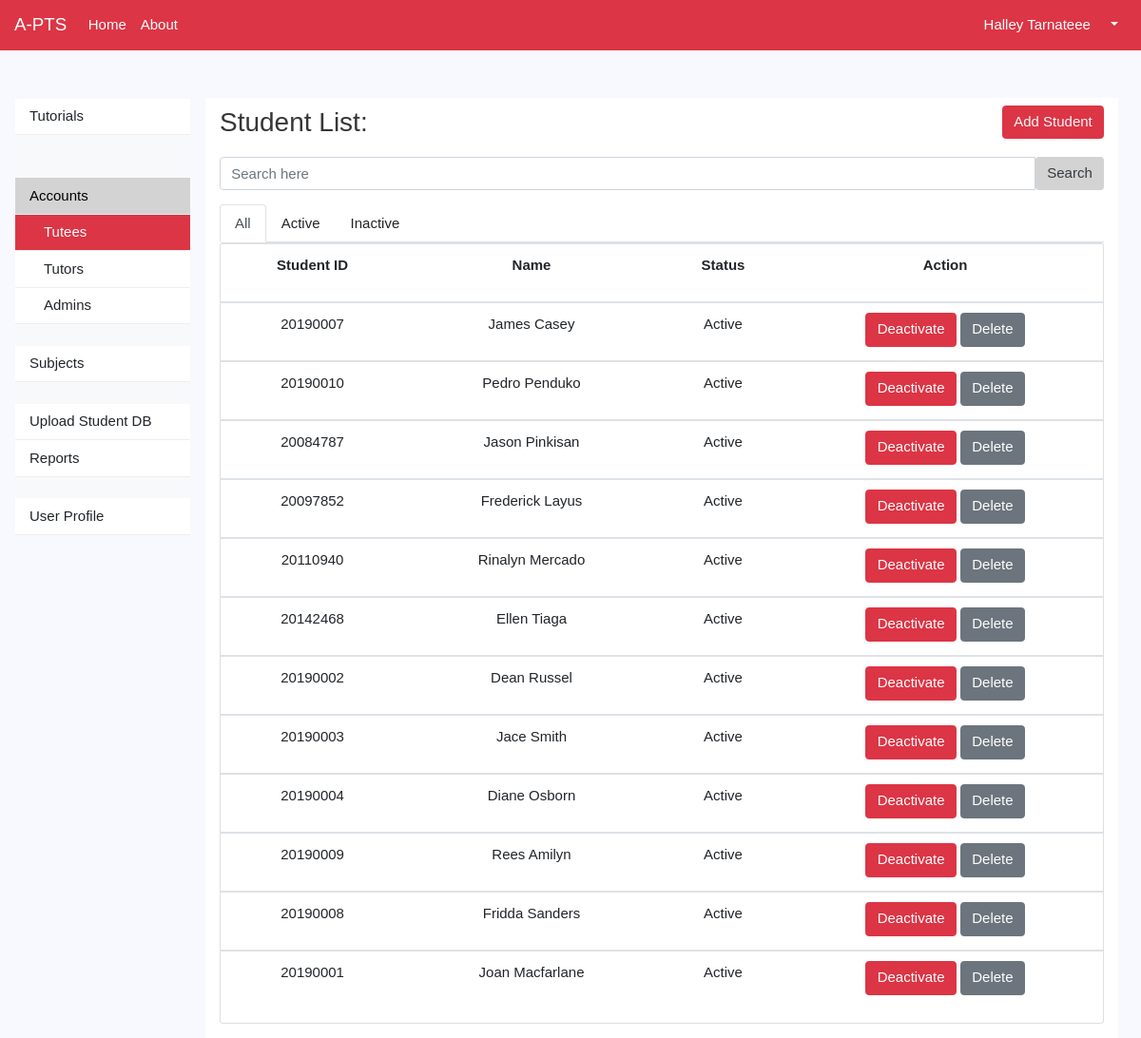
The app's page /admin/tutees.php (signed in) with its own data.
### tables this page shows
CREATE TABLE `accounts` (
  `acctId` int(11) NOT NULL,
  `userId` int(50) NOT NULL,
  `fname` varchar(50) NOT NULL,
  `mname` varchar(50) NOT NULL,
  `lname` varchar(50) NOT NULL,
  `contact` varchar(50) NOT NULL,
  `usertype` varchar(100) NOT NULL DEFAULT 'Student',
  `status` varchar(30) NOT NULL DEFAULT 'Active',
  `password` varchar(150) NOT NULL,
  `email` varchar(150) NOT NULL,
  `lastLogin` date DEFAULT NULL,
  `expDate` date NOT NULL,
  `firstLogin` tinyint(1) NOT NULL
);

### classes/account.php (called while the page is built, shortened)
<?php
class Account{
	public $userId;
	private $conn;
	function __construct($db){
		$this->conn = $db;
	}
	function readOneAccount(){
		$query = "SELECT * FROM accounts WHERE userId=?";
		$stmt = $this->conn->prepare($query);
		$stmt->bindparam(1, $this->userId);
		$stmt->execute();
		$row = $stmt->fetch(PDO::FETCH_ASSOC);
		$this->fname = $row['fname'];
		$this->lname = $row['lname'];
	}
	function viewTuteesAll(){
		$query = "SELECT * FROM accounts WHERE usertype='Student'";
		$stmt = $this->conn->prepare($query);
		$stmt->execute();
		return $stmt;
	}
}

### admin/viewtutees_all.php (the view, shortened to what this page needs)
<?php
include_once 'headeradmin.php';
include_once '../classes/account.php';
$database = new Database();
$db = $database->getConnection();
$account = new Account($db);
$stmt = $account->viewTuteesAll();
echo"
  <style>
  	tbody tr:hover p{ }
  	tbody tr:hover{cursor:pointer;}
  </style>
  <body>
  	<div class='card' style='max-width: 100%; margin:0; margin-bottom:15px;>
<form method='POST'>
	  						<table class='table table-hover'>
								 <thead>
								 	<tr>
								 		<th scope='col'><p class='text-center'>Student ID</p></th>
								 		<th scope='col'><p class='text-center'>Name</p></th>
								 		<th scope='col'><p class='text-center'>Status</p></th>
								 		<th scope='col'><p class='text-center'>Action</p></th>
								 	</tr>
								 </thead>
								<tbody>";
									if(isset($_POST['search'])){
								  	if($account->searchTutees($_POST['search'])->rowCount()>0){
  									$srch = $account->searchTutees($_POST['search']);
  									while($row=$srch->fetch(PDO::FETCH_ASSOC)){
    								extract($row);
								    echo"
									<tr onclick=\"window.location='viewoneaccount.php?userId={$userId}&loc=1';\">
									<td><p class='text-center'>{$userId}</p></td>
									<td><p class='text-center'>{$fname} {$lname}</p></td>
									<td><p class='text-center'>{$status}</p></td>
									<td style='padding: 5px 0;' >
										<div class='text-center' style='margin:0; padding: 5px 0;'>";
										if($status == 'Active'){
											echo "<a href='changestat.php?status={$status}&userId={$userId}' class='btn btn-danger'>Deactivate</a>";
										}else{
											echo "<a href='changestat.php?status={$status}&userId={$userId}' class='btn btn-danger'>Activate</a>";
										}
										echo " <a href='deleteaccount.php?userId={$userId}&loc=1' class='btn btn-secondary' onclick='event.stopPropagation(); return confirm(\"Are you sure?\\nIf this student is a tutor, he/she will be removed from that list as well.\"); '>Delete</a>
										</div>
									</td>
									</tr>";
  }
}								elseif(isset($_POST['search']) && $account->searchTutees($_POST['search'])->rowCount()<1){
									echo
										"
										<tr>
											<td class='text-center' colspan='4'>Nothing to show.</td>
										</tr>
										";
}}
								elseif(($stmt->rowCount())>0){
  									while ($row = $stmt->fetch(PDO::FETCH_ASSOC)){
									extract($row);
									echo"
									<tr onclick=\"window.location='viewoneaccount.php?userId={$userId}&loc=1';\">
									<td><p class='text-center'>{$userId}</p></td>
									<td><p class='text-center'>{$fname} {$lname}</p></td>
									<td><p class='text-center'>{$status}</p></td>
									<td style='padding: 5px 0;' >
										<div class='text-center' style='margin:0; padding: 5px 0;'>";
										if($status == 'Active'){
											echo "<a href='changestat.php?status={$status}&userId={$userId}' class='btn btn-danger'>Deactivate</a>";
										}else{
											echo "<a href='changestat.php?status={$status}&userId={$userId}' class='btn btn-danger'>Activate</a>";
										}
										echo " <a href='deleteaccount.php?userId={$userId}&loc=1' class='btn btn-secondary' onclick='event.stopPropagation(); return confirm(\"Are you sure?\\nIf this student is a tutor, he/she will be removed from that list as well.\"); '>Delete</a>
										</div>
									</td>
									</tr>
									</tbody>
									";
									}
									}
								echo"
								</table>
  </div>
</body>";
?>

### admin/headeradmin.php (shortened to what this page needs)
<?php
include_once '../classes/account.php';
$userId = $_SESSION['userId'];
$database = new Database();
$db = $database->getConnection();
$account = new Account($db);
$account->userId = $userId;
$account->readoneaccount();
$name = $account->fname." ".$account->lname;
?>
<!doctype html>
<html lang="en">
  <head>
    <link rel="stylesheet" href="../assets/bootstrap/4.1.3/css/bootstrap.min.css">
    <link rel="stylesheet" href="../assets/bootstrap/4.1.3/css/one.css">
    <link rel="stylesheet" href="../assets/bootstrap/4.1.3/css/two.css">
    <link rel="stylesheet" type="text/css" href="../assets/css/apts.css">
  </head>
<nav class="navbar navbar-expand-lg navbar-dark bg-danger">
  <a class="navbar-brand" href="#">A-PTS</a>
  <div class="collapse navbar-collapse" id="navbarSupportedContent">
    <ul class="navbar-nav mr-auto">
     <li class="nav-item active">
        <a class="nav-link" href="homeadmin.php">Home</a>
      </li>
      <li class="nav-item active">
        <a class="nav-link" href="#">About</a>
      </li>
    </ul>
    <ul class="nav justify-content-end">
<div class="btn-group">
  <button type="button" class="btn btn-danger"><?php echo $name ?></button>
  <button type="button" class="btn btn-danger dropdown-toggle dropdown-toggle-split" data-toggle="dropdown" aria-haspopup="true" aria-expanded="false">
  </button>
</div>
</div>
</nav>
  </body>
</html>

### admin/tutees.php (shortened to what this page needs)
<?php
include_once 'headeradmin.php';
include_once '../classes/account.php';
?>
<body>
	<?php include_once 'sidenav.php';?>
	<div class="container-fluid main-content float-left" style="background-color: white;">
	<p style="font-size: 28px; color: #383535; margin-top: 5px; float: left;">Student List:</p>
  <a class='btn btn-danger text-light float-right' style="margin-top: 8px;" data-toggle='modal' data-target='#addstudentmodal' >Add Student</a>
  <form method='POST'>
    <div class="form-row">
    <div class="form-group col-md-12 input-group">
      <input type='text' class='form-control' id='search' name='search' placeholder='Search here' required>
      <input class='btn text-dark' type='submit' value='Search' style="background-color: lightgray;">
    </div>
    </div>
	<ul class="nav nav-tabs" id="myTab" role="tablist" style="max-width: 100%">
      <li class="nav-item" id="butt">
        <a class="nav-link active" id="all-tab" data-toggle="tab" href="#all" role="tab" aria-controls="all" aria-selected="true" >All</a>
      </li>
  		<li class="nav-item">
    		<a class="nav-link" id="active-tab" data-toggle="tab" href="#active" role="tab" aria-controls="active" aria-selected="true" >Active</a>
  		</li>
  		<li class="nav-item">
    		<a class="nav-link" id="incative-tab" data-toggle="tab" href="#inactive" role="tab" aria-controls="inactive" aria-selected="false">Inactive</a>
	</ul>
		<div class="tab-content" id="myTabContent">
  			<div class="tab-pane fade" id="active" role="tabpanel" aria-labelledby="active-tab"><?php include "viewtutees_active.php" ?></div>
  			<div class="tab-pane fade" id="inactive" role="tabpanel" aria-labelledby="inactive-tab"><?php include "viewtutees_inactive.php" ?></div>
  			<div class="tab-pane fade show active" id="all" role="tabpanel" aria-labelledby="all-tab"><?php include "viewtutees_all.php" ?></div>
		</div>
  </form>
</div>
</body>
<?php
include_once '../footer.php';
?>

### admin/sidenav.php (shortened to what this page needs)
<?php
$database = new Database();
$db = $database->getConnection();
$account = new Account($db);
$account->userId = $_SESSION['userId'];
?>
<div class="container-fluid sideNav float-left" >
    <ul class="nav flex-column border border-light rounded bg-light">
        <li class="nav-item">
          <?php if(basename($_SERVER['PHP_SELF'])=='homeadmin.php'){
            echo '<p class="nav-link active selected bg-danger current-s" style="margin:0;" >Tutorials</p>';
          }else{
            echo '<a class="nav-link" href="homeadmin.php">Tutorials</a>';
          }
          ?>
          <hr style="margin:0;">
        </li>
        <li class="text-danger">
          <br>
        </li>
        <br>
        <li class="nav-item">
          <p class="nav-link sideNav-header">Accounts</p>
        </li>
        <li class="nav-item">
          <?php if(basename($_SERVER['PHP_SELF'])=='tutees.php'){
            echo '<p class="nav-link sideNav-subitem active selected bg-danger current-s" style="margin:0;" >Tutees</p>';
          }else{
            echo '<a class="nav-link sideNav-subitem" href="tutees.php">Tutees</a>';
          }
          ?>
        </li>
        <li class="nav-item">
          <?php if(basename($_SERVER['PHP_SELF'])=='tutors.php'){
            echo '<p class="nav-link sideNav-subitem active selected bg-danger current-s" style="margin:0;" >Tutors</p>';
          }else{
            echo '<a class="nav-link sideNav-subitem" href="tutors.php">Tutors</a>';
          }
          ?>
        </li>
        <li class="nav-item">
          <?php if(basename($_SERVER['PHP_SELF'])=='admins.php'){
            echo '<p class="nav-link sideNav-subitem active selected bg-danger current-s" style="margin:0;" >Admins</p>';
          }else{
            echo '<a class="nav-link sideNav-subitem" href="admins.php">Admins</a>';
          }
          ?>
          <hr style="margin:0;">
        </li>
        <li class="text-danger">
          <br>
        </li>
        <li class="nav-item">
          <?php if(basename($_SERVER['PHP_SELF'])=='subjects.php'){
            echo '<p class="nav-link active selected bg-danger current-s" style="margin:0;" >Subjects</p>';
          }else{
            echo '<a class="nav-link " href="subjects.php">Subjects</a>';
          }
          ?>
          <hr style="margin:0;">
        </li>
        <li class="text-danger">
          <br>
        </li>
        <li class="nav-item">
          <?php if(basename($_SERVER['PHP_SELF'])=='uploadfile.php'){
            echo '<p class="nav-link active selected bg-danger current-s" style="margin:0;" >Upload Student DB</p>';
          }else{
            echo '<a class="nav-link " href="uploadfile.php">Upload Student DB</a>';
          }
          ?>
        </li>
        <li class="nav-item">
          <?php if(basename($_SERVER['PHP_SELF'])=='generate.php'){
            echo '<p class="nav-link active selected bg-danger current-s" style="margin:0;" >Reports</p>';
          }else{
            echo '<a class="nav-link " href="generate.php">Reports</a>';
          }
          ?>
          <hr style="margin:0;">
        </li>
        <li class="text-danger">
          <br>
        </li>
        <li class="nav-item">
          <?php
            if(basename($_SERVER['PHP_SELF'])=='myaccountadmin.php'){
              echo '<p class="nav-link active selected bg-danger current-s" style="margin:0;" >User Profile</p>';
            }else{
              echo '<a class="nav-link" href="myaccountadmin.php?userId='; echo $account->userId; echo '">User Profile</a>';
            }
            echo '<hr style="margin:0;">';
          ?>
        </li>
    </ul>
  </div>

### admin/viewtutees_active.php (shortened to what this page needs)
<?php
include_once 'headeradmin.php';
include_once '../classes/account.php';
$database = new Database();
$db = $database->getConnection();
$account = new Account($db);
$stmt = $account->viewTutees();
echo"
  <body>
   <div class='card' style='max-width: 100%; margin:0; margin-bottom: 15px;'>
<form method='POST'>
	  						<table class='table table-hover'>
								 <thead>
								 	<tr>
								 		<th scope='col'><p class='text-center'>Student ID</p></th>
								 		<th scope='col'><p class='text-center'>Name</p></th>
								 		<th scope='col'><p class='text-center'>Action</p></th>
								 	</tr>
								 </thead>
								<tbody>";
									if(isset($_POST['search'])){
								  	if($account->searchTuteesAct($_POST['search'])->rowCount()>0){
  									$srch = $account->searchTuteesAct($_POST['search']);
  									while($row=$srch->fetch(PDO::FETCH_ASSOC)){
    								extract($row);
								    echo"
									<tr onclick=\"window.location='viewoneaccount.php?userId={$userId}&loc=1';\">
									<td><p class='text-center'>{$userId}</p></td>
									<td><p class='text-center'>{$fname} {$lname}</p></td>
									<td style='padding: 5px 0;' >
										<div class='text-center' style='margin:0; padding: 5px 0;'>";
											echo "<a href='changestat.php?status={$status}&userId={$userId}' class='btn btn-danger'>Deactivate</a>";
											echo " <a href='deleteaccount.php?userId={$userId}&loc=1' class='btn btn-secondary' onclick='event.stopPropagation(); return confirm(\"Are you sure?\\nIf this student is a tutor, he/she will be removed from that list as well.\"); '>Delete</a>
										</div>
									</td>
									</tr>";
  }
}								elseif($account->searchTuteesAct($_POST['search'])->rowCount()<1){
									echo
										"
										<tr>
											<td class='text-center' colspan='3'>Nothing to show.</td>
										</tr>
										";
}}
								elseif(($stmt->rowCount())>0){
  									while ($row = $stmt->fetch(PDO::FETCH_ASSOC)){
									extract($row);
									echo"
									<tr onclick=\"window.location='viewoneaccount.php?userId={$userId}&loc=1';\">
									<td><p class='text-center'>{$userId}</p></td>
									<td><p class='text-center'>{$fname} {$lname}</p></td>
									<td style='padding: 5px 0;' >
										<div class='text-center' style='margin:0; padding: 5px 0;'>";
											echo " <a href='deleteaccount.php?userId={$userId}&loc=1' class='btn btn-secondary' onclick='event.stopPropagation(); return confirm(\"Are you sure?\\nIf this student is a tutor, he/she will be removed from that list as well.\"); '>Delete</a>
										</div>
									</td>
									</tr>
									</tbody>
									";
									}
									}
								echo"
								</table>
  </div>
</body>";
?>

### admin/viewtutees_inactive.php (shortened to what this page needs)
<?php
include_once 'headeradmin.php';
include_once '../classes/account.php';
echo"
  <body>
   <div class='card' style='max-width: 100%; margin:0;margin-bottom: 15px;'>
<form method='POST'>
	  						<table class='table table-hover'>
								 <thead>
								 	<tr>
								 		<th scope='col'><p class='text-center'>Student ID</p></th>
								 		<th scope='col'><p class='text-center'>Name</p></th>
								 		<th scope='col'><p class='text-center'>Action</p></th>
								 	</tr>
								 </thead>
								<tbody>";
								echo"
								</table>
  </div>
</body>";
?>

### footer.php (shortened to what this page needs)
  </body>
</html>

### assets/css/apts.css (style rules this page uses)
body { background-color: ghostwhite; }
.selected { color: white; }
.sideNav { margin-top: 50px; max-width: 18%; }
.sideNav .nav-item { background-color: white; }
.main-content { margin-top: 50px; max-width: 80%; }
.sideNav-header { background-color: lightgray; color:black; margin:0; }
.sideNav-subitem { text-indent: 15px; }

### admin/headeradmin.php (style rules this page uses)
body, html { height: 100%; font-family: "Helvetica", sans-serif; background-color: ghostwhite; }

### records on screen
accounts: name "Halley Tarnateee"
accounts: userId "20190007", fname "James", lname "Casey", status "Active"
accounts: userId "20190010", fname "Pedro", lname "Penduko", status "Active"
accounts: userId "20084787", fname "Jason", lname "Pinkisan", status "Active"
accounts: userId "20097852", fname "Frederick", lname "Layus", status "Active"
accounts: userId "20110940", fname "Rinalyn", lname "Mercado", status "Active"
accounts: userId "20142468", fname "Ellen", lname "Tiaga", status "Active"
accounts: userId "20190002", fname "Dean", lname "Russel", status "Active"
accounts: userId "20190003", fname "Jace", lname "Smith", status "Active"
accounts: userId "20190004", fname "Diane", lname "Osborn", status "Active"
accounts: userId "20190009", fname "Rees", lname "Amilyn", status "Active"
accounts: userId "20190008", fname "Fridda", lname "Sanders", status "Active"
accounts: userId "20190001", fname "Joan", lname "Macfarlane", status "Active"
